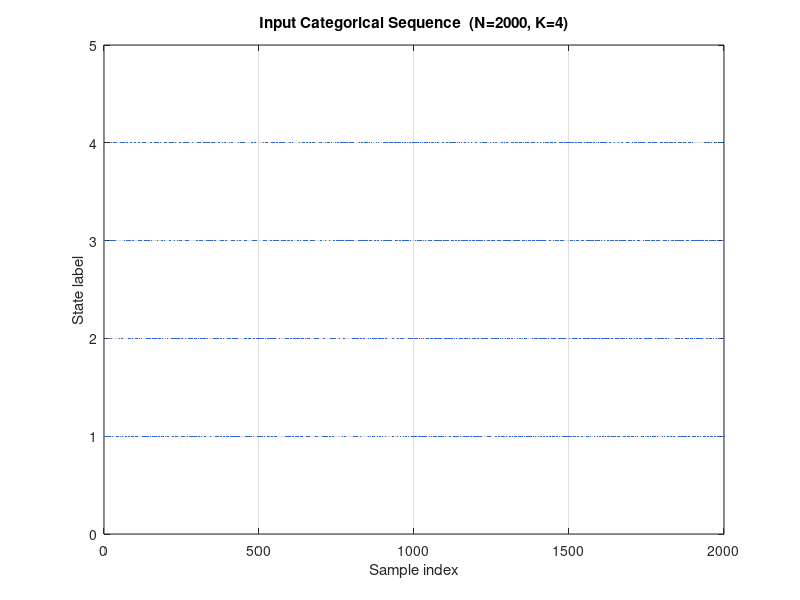

MATLAB code to generate this figure: (Note: this script raises an error after producing the figure.)
%%%%%%%%%%%%%%%%%%%%%%%%%%%%%%%%%%%%%%%%%%%%%%%%%%%%%%%%%%%%%%%%%%%%%%%%%%%
% Demo_C: Windowed RHRQA for a Categorical / Integer Sequence             %
%%%%%%%%%%%%%%%%%%%%%%%%%%%%%%%%%%%%%%%%%%%%%%%%%%%%%%%%%%%%%%%%%%%%%%%%%%%
% Pipeline:                                                               %
%   1. Load (or generate) a categorical integer sequence  S              %
%   2. Validate S and set K                                               %
%   3. Slide a window over S                                              %
%   4. Compute RHRQA statistics for each window  ->  one row per window   %
%   5. Save results table to CSV + visualise key features                 %
%%%%%%%%%%%%%%%%%%%%%%%%%%%%%%%%%%%%%%%%%%%%%%%%%%%%%%%%%%%%%%%%%%%%%%%%%%%

clear; clc; close all;

%% =========================================================================
%% 0.  User Parameters
%% =========================================================================
win_size  = 200;    % window length (# samples)
step_size = 100;    % step between windows (50 % overlap)
r_order   = 1;      % local-cluster order  (1 = 1-step, 2 = 2-step …)

% --- Input source: set INPUT_MODE to 'file' or 'generate' ----------------
INPUT_MODE = 'generate';   % <-- change to 'file' to load your own data

% If INPUT_MODE == 'file', set the path to your CSV (one column, integers):
INPUT_FILE = 'my_sequence.csv';

%% =========================================================================
%% 1.  Load or Generate the Categorical Sequence
%% =========================================================================
if strcmp(INPUT_MODE, 'file')
    % -----------------------------------------------------------------------
    % Load from CSV – expects a single column of positive integers
    % -----------------------------------------------------------------------
    fprintf('[1] Loading sequence from  %s ...\n', INPUT_FILE);
    raw = readmatrix(INPUT_FILE);
    S   = round(raw(:,1));          % take first column, force integers
    S   = S(S > 0);                 % drop any zero / negative entries
    S   = reshape(S, [], 1);

else
    % -----------------------------------------------------------------------
    % Generate a synthetic 4-state sequence that mimics two regimes:
    %   Regime A (first half)  : states {1,2} dominate
    %   Regime B (second half) : states {3,4} dominate
    % -----------------------------------------------------------------------
    fprintf('[1] Generating synthetic 4-state sequence ...\n');
    rng(42);
    N     = 2000;
    K_gen = 4;

    half = N / 2;

    % Regime A: Markov chain biased toward states 1-2
    PA = [0.45 0.35 0.10 0.10;   % from state 1
          0.35 0.40 0.15 0.10;   % from state 2
          0.15 0.15 0.40 0.30;   % from state 3
          0.10 0.10 0.30 0.50];  % from state 4

    % Regime B: Markov chain biased toward states 3-4
    PB = [0.50 0.30 0.10 0.10;
          0.30 0.45 0.15 0.10;
          0.10 0.10 0.35 0.45;
          0.10 0.10 0.40 0.40];
    PB = [0.10 0.10 0.40 0.40;
          0.10 0.15 0.35 0.40;
          0.40 0.35 0.15 0.10;
          0.40 0.30 0.20 0.10];

    S = zeros(N, 1);
    S(1) = randi(K_gen);
    for i = 2 : half
        P_row  = PA(S(i-1), :);
        S(i)   = find(rand < cumsum(P_row), 1, 'first');
    end
    for i = half+1 : N
        P_row  = PB(S(i-1), :);
        S(i)   = find(rand < cumsum(P_row), 1, 'first');
    end

    fprintf('   Generated %d samples, K = %d states\n', N, K_gen);
end

%% =========================================================================
%% 2.  Validate Sequence and Set K
%% =========================================================================
S = reshape(S, [], 1);
assert(all(S == floor(S)) && all(S >= 1), ...
    'S must contain positive integers (1-based state labels).');

K = max(S);
N = length(S);
fprintf('[2] Sequence length N = %d,  states K = %d\n', N, K);

% -- Figure 1 : raw symbolic sequence
figure('Color','w','Name','Categorical Sequence');
plot(S, '.', 'MarkerSize', 3, 'Color', [0.2 0.4 0.8]);
xlabel('Sample index');  ylabel('State label');
title(sprintf('Input Categorical Sequence  (N=%d, K=%d)', N, K));
ylim([0, K+1]);  grid on;

% -- Figure 2 : state histogram
figure('Color','w','Name','State Histogram');
histogram(S, K, 'FaceColor',[0.2 0.6 0.5], 'EdgeColor','w');
xlabel('State');  ylabel('Count');
title('State Frequency Distribution');
xticks(1:K);  grid on;

%% =========================================================================
%% 3.  Sliding-Window RHRQA
%% =========================================================================
fprintf('[3] Running windowed RHRQA  (win=%d  step=%d  r=%d) ...\n', ...
        win_size, step_size, r_order);

starts = 1 : step_size : (N - win_size + 1);
nWin   = length(starts);
fprintf('   Total windows: %d\n', nWin);

% --- dry run to learn feature width ---------------------------------------
[~, HRR0, ~, ~, ~, ~, ~, ~] = RHRQA(S(1:win_size), K, r_order);
nFeats = length(HRR0);      % = K^r_order

% --- pre-allocate: [WinID, StartIdx, EndIdx, 7*nFeats] -------------------
nCols   = 3 + 7 * nFeats;
results = zeros(nWin, nCols);

print_every = max(1, floor(nWin / 10));

for w = 1 : nWin
    seg = S(starts(w) : starts(w) + win_size - 1);

    [~, HRR, HMean, HVar, HSkew, HKurt, HEnt, HGini] = ...
        RHRQA(seg, K, r_order);

    row = [HRR', HMean', HVar', HSkew', HKurt', HEnt', HGini'];
    row(isnan(row)) = 0;

    results(w, :) = [w, starts(w), starts(w)+win_size-1,  row];

    if mod(w, print_every) == 0 || w == nWin
        fprintf('   Window %3d / %d  (start=%d)\n', w, nWin, starts(w));
    end
end

%% =========================================================================
%% 4.  Build Column Names & Save to CSV
%% =========================================================================
metrics    = ["HRR","HMean","HVar","HSkew","HKurt","HEnt","HGini"];
feat_names = cell(1, 7 * nFeats);
for m = 1:7
    for f = 1:nFeats
        feat_names{(m-1)*nFeats + f} = sprintf('%s_%d', metrics(m), f);
    end
end

col_names = [{'WinID','StartIdx','EndIdx'}, feat_names];
T         = array2table(results, 'VariableNames', col_names);
outfile   = 'demo_c_statistics.csv';
writetable(T, outfile, 'WriteRowNames', false);
fprintf('[4] Results saved  ->  %s   (%d rows x %d cols)\n', ...
        outfile, nWin, nCols);

% Preview in command window
fprintf('\n--- Preview: first 3 windows (cols 1–%d) ---\n', min(10,nCols));
disp(results(1:min(3,nWin), 1:min(10,nCols)));

%% =========================================================================
%% 5.  Visualise Key Features Across Windows
%% =========================================================================
win_centers = results(:,2) + win_size/2;

% ---- 5a : HRR heatmap (all states across windows) ------------------------
HRR_mat = results(:, 3+(1:nFeats));        % nWin x nFeats

figure('Color','w','Name','HRR Heatmap');
imagesc(HRR_mat');
colormap(hot);  colorbar;
xlabel('Window index');  ylabel('State');
title('HRR per State per Window');
yticks(1:K);  yticklabels(arrayfun(@(k) sprintf('s%d',k), 1:K, 'uni',false));
set(gca,'YDir','normal');

% ---- 5b : HEnt heatmap (all states across windows) -----------------------
HEnt_mat = results(:, 3+5*nFeats+(1:nFeats));   % nWin x nFeats

figure('Color','w','Name','HEnt Heatmap');
imagesc(HEnt_mat');
colormap(parula);  colorbar;
xlabel('Window index');  ylabel('State');
title('HEnt per State per Window');
yticks(1:K);  yticklabels(arrayfun(@(k) sprintf('s%d',k), 1:K, 'uni',false));
set(gca,'YDir','normal');

% ---- 5c : line plots of aggregate statistics (mean across states) --------
HRR_mean  = mean(HRR_mat,  2);
HMean_mat = results(:, 3+nFeats+(1:nFeats));
HMean_avg = mean(HMean_mat, 2);
HEnt_avg  = mean(HEnt_mat,  2);

figure('Color','w','Name','Aggregate RHRQA Over Windows');

subplot(3,1,1);
plot(win_centers, HRR_mean, 'b-o','MarkerSize',3,'LineWidth',1.5);
xlabel('Window centre (sample)');  ylabel('Mean HRR');
title('Mean HRR across all states');  grid on;

subplot(3,1,2);
plot(win_centers, HMean_avg, 'r-o','MarkerSize',3,'LineWidth',1.5);
xlabel('Window centre (sample)');  ylabel('Mean HMean');
title('Mean HMean across all states');  grid on;

subplot(3,1,3);
plot(win_centers, HEnt_avg, 'g-o','MarkerSize',3,'LineWidth',1.5);
xlabel('Window centre (sample)');  ylabel('Mean HEnt');
title('Mean HEnt across all states');  grid on;

sgtitle('Windowed RHRQA Statistics (averaged across states)');

fprintf('[5] Done.\n');
